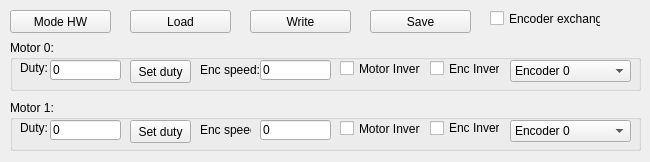
<?xml version="1.0" encoding="UTF-8"?>
<ui version="4.0">
 <class>Mode_hw_tw</class>
 <widget class="QWidget" name="Mode_hw_tw">
  <property name="geometry">
   <rect>
    <x>0</x>
    <y>0</y>
    <width>650</width>
    <height>162</height>
   </rect>
  </property>
  <property name="windowTitle">
   <string>Form</string>
  </property>
  <widget class="QPushButton" name="btn_mode_hw_write_params">
   <property name="geometry">
    <rect>
     <x>250</x>
     <y>10</y>
     <width>101</width>
     <height>23</height>
    </rect>
   </property>
   <property name="text">
    <string>Write</string>
   </property>
  </widget>
  <widget class="QGroupBox" name="groupBox_8">
   <property name="geometry">
    <rect>
     <x>10</x>
     <y>40</y>
     <width>631</width>
     <height>51</height>
    </rect>
   </property>
   <property name="title">
    <string>Motor 0:</string>
   </property>
   <widget class="QLineEdit" name="txtb_motor0_duty">
    <property name="geometry">
     <rect>
      <x>40</x>
      <y>20</y>
      <width>71</width>
      <height>20</height>
     </rect>
    </property>
    <property name="text">
     <string>0</string>
    </property>
   </widget>
   <widget class="QLabel" name="label_16">
    <property name="geometry">
     <rect>
      <x>10</x>
      <y>20</y>
      <width>31</width>
      <height>16</height>
     </rect>
    </property>
    <property name="text">
     <string>Duty:</string>
    </property>
   </widget>
   <widget class="QLabel" name="label_18">
    <property name="geometry">
     <rect>
      <x>190</x>
      <y>20</y>
      <width>71</width>
      <height>20</height>
     </rect>
    </property>
    <property name="text">
     <string>Enc speed:</string>
    </property>
   </widget>
   <widget class="QLineEdit" name="txtb_enc0_speed">
    <property name="geometry">
     <rect>
      <x>250</x>
      <y>20</y>
      <width>71</width>
      <height>20</height>
     </rect>
    </property>
    <property name="text">
     <string>0</string>
    </property>
    <property name="readOnly">
     <bool>true</bool>
    </property>
   </widget>
   <widget class="QPushButton" name="btn_set_duty0">
    <property name="geometry">
     <rect>
      <x>120</x>
      <y>20</y>
      <width>61</width>
      <height>23</height>
     </rect>
    </property>
    <property name="text">
     <string>Set duty</string>
    </property>
   </widget>
   <widget class="QCheckBox" name="cb_motor0_invert">
    <property name="geometry">
     <rect>
      <x>330</x>
      <y>20</y>
      <width>81</width>
      <height>17</height>
     </rect>
    </property>
    <property name="text">
     <string>Motor Invert</string>
    </property>
   </widget>
   <widget class="QCheckBox" name="cb_enc0_invert">
    <property name="geometry">
     <rect>
      <x>420</x>
      <y>20</y>
      <width>70</width>
      <height>17</height>
     </rect>
    </property>
    <property name="text">
     <string>Enc Invert</string>
    </property>
   </widget>
   <widget class="QComboBox" name="cbEncoder">
    <property name="geometry">
     <rect>
      <x>500</x>
      <y>20</y>
      <width>121</width>
      <height>22</height>
     </rect>
    </property>
    <item>
     <property name="text">
      <string>Encoder 0</string>
     </property>
    </item>
    <item>
     <property name="text">
      <string>Encoder 1</string>
     </property>
    </item>
    <item>
     <property name="text">
      <string>Encoder 2</string>
     </property>
    </item>
    <item>
     <property name="text">
      <string>Encoder 3</string>
     </property>
    </item>
   </widget>
  </widget>
  <widget class="QPushButton" name="btn_mode_hw_save_params">
   <property name="geometry">
    <rect>
     <x>370</x>
     <y>10</y>
     <width>101</width>
     <height>23</height>
    </rect>
   </property>
   <property name="text">
    <string>Save</string>
   </property>
  </widget>
  <widget class="QPushButton" name="btn_change_mode_hw">
   <property name="geometry">
    <rect>
     <x>10</x>
     <y>10</y>
     <width>101</width>
     <height>23</height>
    </rect>
   </property>
   <property name="text">
    <string>Mode HW</string>
   </property>
  </widget>
  <widget class="QPushButton" name="btn_mode_hw_load_params">
   <property name="geometry">
    <rect>
     <x>130</x>
     <y>10</y>
     <width>101</width>
     <height>23</height>
    </rect>
   </property>
   <property name="text">
    <string>Load</string>
   </property>
  </widget>
  <widget class="QGroupBox" name="groupBox_9">
   <property name="geometry">
    <rect>
     <x>10</x>
     <y>100</y>
     <width>631</width>
     <height>51</height>
    </rect>
   </property>
   <property name="title">
    <string>Motor 1:</string>
   </property>
   <widget class="QLineEdit" name="txtb_motor1_duty">
    <property name="geometry">
     <rect>
      <x>40</x>
      <y>20</y>
      <width>71</width>
      <height>20</height>
     </rect>
    </property>
    <property name="text">
     <string>0</string>
    </property>
   </widget>
   <widget class="QLabel" name="label_17">
    <property name="geometry">
     <rect>
      <x>10</x>
      <y>20</y>
      <width>31</width>
      <height>16</height>
     </rect>
    </property>
    <property name="text">
     <string>Duty:</string>
    </property>
   </widget>
   <widget class="QLabel" name="label_19">
    <property name="geometry">
     <rect>
      <x>190</x>
      <y>20</y>
      <width>51</width>
      <height>20</height>
     </rect>
    </property>
    <property name="text">
     <string>Enc speed:</string>
    </property>
   </widget>
   <widget class="QLineEdit" name="txtb_enc1_speed">
    <property name="geometry">
     <rect>
      <x>250</x>
      <y>20</y>
      <width>71</width>
      <height>20</height>
     </rect>
    </property>
    <property name="text">
     <string>0</string>
    </property>
    <property name="readOnly">
     <bool>true</bool>
    </property>
   </widget>
   <widget class="QPushButton" name="btn_set_duty1">
    <property name="geometry">
     <rect>
      <x>120</x>
      <y>20</y>
      <width>61</width>
      <height>23</height>
     </rect>
    </property>
    <property name="text">
     <string>Set duty</string>
    </property>
   </widget>
   <widget class="QCheckBox" name="cb_motor1_invert">
    <property name="geometry">
     <rect>
      <x>330</x>
      <y>20</y>
      <width>81</width>
      <height>17</height>
     </rect>
    </property>
    <property name="text">
     <string>Motor Invert</string>
    </property>
   </widget>
   <widget class="QCheckBox" name="cb_enc1_invert">
    <property name="geometry">
     <rect>
      <x>420</x>
      <y>20</y>
      <width>70</width>
      <height>16</height>
     </rect>
    </property>
    <property name="text">
     <string>Enc Invert</string>
    </property>
   </widget>
   <widget class="QComboBox" name="cbEncoder_2">
    <property name="geometry">
     <rect>
      <x>500</x>
      <y>20</y>
      <width>121</width>
      <height>22</height>
     </rect>
    </property>
    <item>
     <property name="text">
      <string>Encoder 0</string>
     </property>
    </item>
    <item>
     <property name="text">
      <string>Encoder 1</string>
     </property>
    </item>
    <item>
     <property name="text">
      <string>Encoder 2</string>
     </property>
    </item>
    <item>
     <property name="text">
      <string>Encoder 3</string>
     </property>
    </item>
   </widget>
  </widget>
  <widget class="QCheckBox" name="cb_enc_exchange">
   <property name="geometry">
    <rect>
     <x>490</x>
     <y>10</y>
     <width>111</width>
     <height>17</height>
    </rect>
   </property>
   <property name="text">
    <string>Encoder exchange</string>
   </property>
  </widget>
 </widget>
 <resources/>
 <connections/>
</ui>
